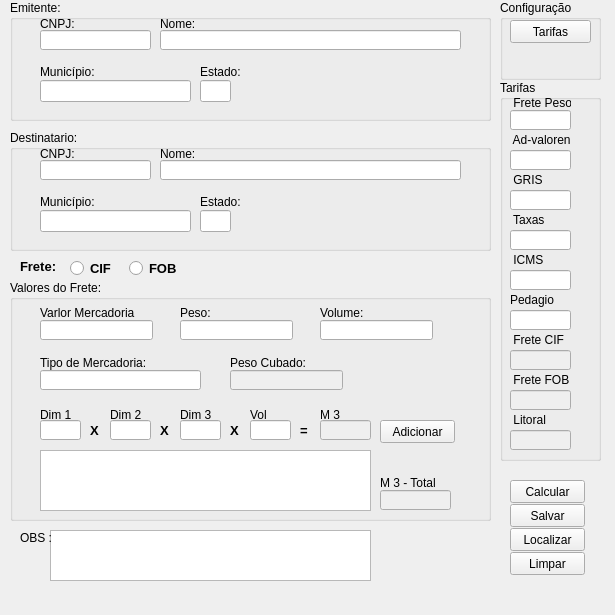
<?xml version="1.0" encoding="UTF-8"?>
<ui version="4.0">
 <class>frm_principal</class>
 <widget class="QMainWindow" name="frm_principal">
  <property name="geometry">
   <rect>
    <x>0</x>
    <y>0</y>
    <width>615</width>
    <height>615</height>
   </rect>
  </property>
  <property name="windowTitle">
   <string>Cotação</string>
  </property>
  <widget class="QWidget" name="centralwidget">
   <widget class="QPushButton" name="btn_limpa">
    <property name="geometry">
     <rect>
      <x>510</x>
      <y>552</y>
      <width>75</width>
      <height>23</height>
     </rect>
    </property>
    <property name="text">
     <string>Limpar</string>
    </property>
   </widget>
   <widget class="QPlainTextEdit" name="TextEdit">
    <property name="geometry">
     <rect>
      <x>50</x>
      <y>530</y>
      <width>321</width>
      <height>51</height>
     </rect>
    </property>
   </widget>
   <widget class="QLabel" name="label_20">
    <property name="geometry">
     <rect>
      <x>20</x>
      <y>530</y>
      <width>41</width>
      <height>16</height>
     </rect>
    </property>
    <property name="text">
     <string>OBS :</string>
    </property>
   </widget>
   <widget class="QGroupBox" name="gBox_valores">
    <property name="geometry">
     <rect>
      <x>10</x>
      <y>280</y>
      <width>481</width>
      <height>241</height>
     </rect>
    </property>
    <property name="title">
     <string>Valores do Frete:</string>
    </property>
    <widget class="QLineEdit" name="edt_valor_merc">
     <property name="geometry">
      <rect>
       <x>30</x>
       <y>40</y>
       <width>113</width>
       <height>20</height>
      </rect>
     </property>
    </widget>
    <widget class="QLineEdit" name="edt_peso">
     <property name="geometry">
      <rect>
       <x>170</x>
       <y>40</y>
       <width>113</width>
       <height>20</height>
      </rect>
     </property>
    </widget>
    <widget class="QLineEdit" name="edt_volume">
     <property name="geometry">
      <rect>
       <x>310</x>
       <y>40</y>
       <width>113</width>
       <height>20</height>
      </rect>
     </property>
    </widget>
    <widget class="QLineEdit" name="edit_tipo_merc">
     <property name="geometry">
      <rect>
       <x>30</x>
       <y>90</y>
       <width>161</width>
       <height>20</height>
      </rect>
     </property>
    </widget>
    <widget class="QLineEdit" name="edit_peso_cubo">
     <property name="enabled">
      <bool>false</bool>
     </property>
     <property name="geometry">
      <rect>
       <x>220</x>
       <y>90</y>
       <width>113</width>
       <height>20</height>
      </rect>
     </property>
    </widget>
    <widget class="QLineEdit" name="edt_dim1">
     <property name="geometry">
      <rect>
       <x>30</x>
       <y>140</y>
       <width>41</width>
       <height>20</height>
      </rect>
     </property>
    </widget>
    <widget class="QLineEdit" name="edt_dim2">
     <property name="geometry">
      <rect>
       <x>100</x>
       <y>140</y>
       <width>41</width>
       <height>20</height>
      </rect>
     </property>
    </widget>
    <widget class="QLineEdit" name="edt_dim3">
     <property name="geometry">
      <rect>
       <x>170</x>
       <y>140</y>
       <width>41</width>
       <height>20</height>
      </rect>
     </property>
    </widget>
    <widget class="QLineEdit" name="edit_vol">
     <property name="geometry">
      <rect>
       <x>240</x>
       <y>140</y>
       <width>41</width>
       <height>20</height>
      </rect>
     </property>
    </widget>
    <widget class="QLineEdit" name="edit_resultado_m3">
     <property name="enabled">
      <bool>false</bool>
     </property>
     <property name="geometry">
      <rect>
       <x>310</x>
       <y>140</y>
       <width>51</width>
       <height>20</height>
      </rect>
     </property>
    </widget>
    <widget class="QLineEdit" name="edt_total_m3">
     <property name="enabled">
      <bool>false</bool>
     </property>
     <property name="geometry">
      <rect>
       <x>370</x>
       <y>210</y>
       <width>71</width>
       <height>20</height>
      </rect>
     </property>
     <property name="acceptDrops">
      <bool>true</bool>
     </property>
     <property name="toolTip">
      <string/>
     </property>
     <property name="statusTip">
      <string/>
     </property>
    </widget>
    <widget class="QTableView" name="tableView">
     <property name="geometry">
      <rect>
       <x>30</x>
       <y>170</y>
       <width>331</width>
       <height>61</height>
      </rect>
     </property>
    </widget>
    <widget class="QLabel" name="label_10">
     <property name="geometry">
      <rect>
       <x>80</x>
       <y>142</y>
       <width>16</width>
       <height>16</height>
      </rect>
     </property>
     <property name="font">
      <font>
       <pointsize>10</pointsize>
       <weight>75</weight>
       <bold>true</bold>
      </font>
     </property>
     <property name="text">
      <string>X</string>
     </property>
    </widget>
    <widget class="QLabel" name="label_11">
     <property name="geometry">
      <rect>
       <x>150</x>
       <y>142</y>
       <width>16</width>
       <height>16</height>
      </rect>
     </property>
     <property name="font">
      <font>
       <pointsize>10</pointsize>
       <weight>75</weight>
       <bold>true</bold>
      </font>
     </property>
     <property name="text">
      <string>X</string>
     </property>
    </widget>
    <widget class="QLabel" name="label_12">
     <property name="geometry">
      <rect>
       <x>220</x>
       <y>142</y>
       <width>16</width>
       <height>16</height>
      </rect>
     </property>
     <property name="font">
      <font>
       <pointsize>10</pointsize>
       <weight>75</weight>
       <bold>true</bold>
      </font>
     </property>
     <property name="text">
      <string>X</string>
     </property>
    </widget>
    <widget class="QLabel" name="label_13">
     <property name="geometry">
      <rect>
       <x>290</x>
       <y>142</y>
       <width>16</width>
       <height>16</height>
      </rect>
     </property>
     <property name="font">
      <font>
       <pointsize>10</pointsize>
       <weight>75</weight>
       <bold>true</bold>
      </font>
     </property>
     <property name="text">
      <string>=</string>
     </property>
    </widget>
    <widget class="QLabel" name="label_14">
     <property name="geometry">
      <rect>
       <x>30</x>
       <y>128</y>
       <width>47</width>
       <height>13</height>
      </rect>
     </property>
     <property name="text">
      <string>Dim 1</string>
     </property>
    </widget>
    <widget class="QLabel" name="label_15">
     <property name="geometry">
      <rect>
       <x>100</x>
       <y>128</y>
       <width>47</width>
       <height>13</height>
      </rect>
     </property>
     <property name="text">
      <string>Dim 2</string>
     </property>
    </widget>
    <widget class="QLabel" name="label_16">
     <property name="geometry">
      <rect>
       <x>170</x>
       <y>128</y>
       <width>47</width>
       <height>13</height>
      </rect>
     </property>
     <property name="text">
      <string>Dim 3</string>
     </property>
    </widget>
    <widget class="QLabel" name="label_17">
     <property name="geometry">
      <rect>
       <x>240</x>
       <y>128</y>
       <width>47</width>
       <height>13</height>
      </rect>
     </property>
     <property name="text">
      <string>Vol</string>
     </property>
    </widget>
    <widget class="QLabel" name="label_18">
     <property name="geometry">
      <rect>
       <x>310</x>
       <y>128</y>
       <width>47</width>
       <height>13</height>
      </rect>
     </property>
     <property name="text">
      <string>M 3</string>
     </property>
    </widget>
    <widget class="QLabel" name="label_19">
     <property name="geometry">
      <rect>
       <x>370</x>
       <y>195</y>
       <width>61</width>
       <height>16</height>
      </rect>
     </property>
     <property name="text">
      <string>M 3 - Total</string>
     </property>
    </widget>
    <widget class="QPushButton" name="btn_adicionar">
     <property name="geometry">
      <rect>
       <x>370</x>
       <y>140</y>
       <width>75</width>
       <height>23</height>
      </rect>
     </property>
     <property name="text">
      <string>Adicionar</string>
     </property>
    </widget>
    <widget class="QLabel" name="label_21">
     <property name="geometry">
      <rect>
       <x>30</x>
       <y>25</y>
       <width>111</width>
       <height>16</height>
      </rect>
     </property>
     <property name="text">
      <string>Varlor Mercadoria</string>
     </property>
    </widget>
    <widget class="QLabel" name="label_22">
     <property name="geometry">
      <rect>
       <x>170</x>
       <y>25</y>
       <width>111</width>
       <height>16</height>
      </rect>
     </property>
     <property name="text">
      <string>Peso:</string>
     </property>
    </widget>
    <widget class="QLabel" name="label_23">
     <property name="geometry">
      <rect>
       <x>310</x>
       <y>25</y>
       <width>111</width>
       <height>16</height>
      </rect>
     </property>
     <property name="text">
      <string>Volume:</string>
     </property>
    </widget>
    <widget class="QLabel" name="label_24">
     <property name="geometry">
      <rect>
       <x>30</x>
       <y>75</y>
       <width>111</width>
       <height>16</height>
      </rect>
     </property>
     <property name="text">
      <string>Tipo de Mercadoria:</string>
     </property>
    </widget>
    <widget class="QLabel" name="label_25">
     <property name="geometry">
      <rect>
       <x>220</x>
       <y>75</y>
       <width>111</width>
       <height>16</height>
      </rect>
     </property>
     <property name="text">
      <string>Peso Cubado:</string>
     </property>
    </widget>
   </widget>
   <widget class="QPushButton" name="btn_calcula">
    <property name="geometry">
     <rect>
      <x>510</x>
      <y>480</y>
      <width>75</width>
      <height>23</height>
     </rect>
    </property>
    <property name="text">
     <string>Calcular</string>
    </property>
   </widget>
   <widget class="QGroupBox" name="gBox_emitente">
    <property name="geometry">
     <rect>
      <x>10</x>
      <y>0</y>
      <width>481</width>
      <height>121</height>
     </rect>
    </property>
    <property name="title">
     <string>Emitente:</string>
    </property>
    <widget class="QLineEdit" name="edt_cnpj_emit">
     <property name="geometry">
      <rect>
       <x>30</x>
       <y>30</y>
       <width>111</width>
       <height>20</height>
      </rect>
     </property>
     <property name="text">
      <string/>
     </property>
    </widget>
    <widget class="QLineEdit" name="edt_nome_emit">
     <property name="geometry">
      <rect>
       <x>150</x>
       <y>30</y>
       <width>301</width>
       <height>20</height>
      </rect>
     </property>
    </widget>
    <widget class="QLabel" name="label">
     <property name="geometry">
      <rect>
       <x>30</x>
       <y>17</y>
       <width>47</width>
       <height>13</height>
      </rect>
     </property>
     <property name="text">
      <string>CNPJ:</string>
     </property>
    </widget>
    <widget class="QLabel" name="label_2">
     <property name="geometry">
      <rect>
       <x>150</x>
       <y>17</y>
       <width>47</width>
       <height>13</height>
      </rect>
     </property>
     <property name="text">
      <string>Nome:</string>
     </property>
    </widget>
    <widget class="QLabel" name="label_3">
     <property name="geometry">
      <rect>
       <x>30</x>
       <y>64</y>
       <width>61</width>
       <height>16</height>
      </rect>
     </property>
     <property name="text">
      <string>Município:</string>
     </property>
    </widget>
    <widget class="QLabel" name="label_4">
     <property name="geometry">
      <rect>
       <x>190</x>
       <y>64</y>
       <width>51</width>
       <height>16</height>
      </rect>
     </property>
     <property name="text">
      <string>Estado:</string>
     </property>
    </widget>
    <widget class="QLineEdit" name="edt_cidade_emit">
     <property name="geometry">
      <rect>
       <x>30</x>
       <y>80</y>
       <width>151</width>
       <height>22</height>
      </rect>
     </property>
    </widget>
    <widget class="QLineEdit" name="edt_estado_emit">
     <property name="geometry">
      <rect>
       <x>190</x>
       <y>80</y>
       <width>31</width>
       <height>22</height>
      </rect>
     </property>
     <property name="text">
      <string/>
     </property>
    </widget>
   </widget>
   <widget class="QGroupBox" name="gBox_destinataio">
    <property name="geometry">
     <rect>
      <x>10</x>
      <y>130</y>
      <width>481</width>
      <height>121</height>
     </rect>
    </property>
    <property name="title">
     <string>Destinatario:</string>
    </property>
    <widget class="QLineEdit" name="edt_cnpj_dest">
     <property name="geometry">
      <rect>
       <x>30</x>
       <y>30</y>
       <width>111</width>
       <height>20</height>
      </rect>
     </property>
     <property name="text">
      <string/>
     </property>
    </widget>
    <widget class="QLineEdit" name="edt_nome_dest">
     <property name="geometry">
      <rect>
       <x>150</x>
       <y>30</y>
       <width>301</width>
       <height>20</height>
      </rect>
     </property>
    </widget>
    <widget class="QLabel" name="label_5">
     <property name="geometry">
      <rect>
       <x>30</x>
       <y>17</y>
       <width>47</width>
       <height>13</height>
      </rect>
     </property>
     <property name="text">
      <string>CNPJ:</string>
     </property>
    </widget>
    <widget class="QLabel" name="label_6">
     <property name="geometry">
      <rect>
       <x>150</x>
       <y>17</y>
       <width>47</width>
       <height>13</height>
      </rect>
     </property>
     <property name="text">
      <string>Nome:</string>
     </property>
    </widget>
    <widget class="QLabel" name="label_7">
     <property name="geometry">
      <rect>
       <x>30</x>
       <y>64</y>
       <width>61</width>
       <height>16</height>
      </rect>
     </property>
     <property name="text">
      <string>Município:</string>
     </property>
    </widget>
    <widget class="QLabel" name="label_8">
     <property name="geometry">
      <rect>
       <x>190</x>
       <y>64</y>
       <width>51</width>
       <height>16</height>
      </rect>
     </property>
     <property name="text">
      <string>Estado:</string>
     </property>
    </widget>
   </widget>
   <widget class="QRadioButton" name="rbtn_fob">
    <property name="geometry">
     <rect>
      <x>129</x>
      <y>260</y>
      <width>71</width>
      <height>17</height>
     </rect>
    </property>
    <property name="font">
     <font>
      <pointsize>10</pointsize>
      <weight>75</weight>
      <bold>true</bold>
     </font>
    </property>
    <property name="text">
     <string>FOB</string>
    </property>
   </widget>
   <widget class="QGroupBox" name="gBox_configura">
    <property name="geometry">
     <rect>
      <x>500</x>
      <y>0</y>
      <width>101</width>
      <height>80</height>
     </rect>
    </property>
    <property name="title">
     <string>Configuração</string>
    </property>
    <widget class="QPushButton" name="btn_tarifa">
     <property name="geometry">
      <rect>
       <x>10</x>
       <y>20</y>
       <width>81</width>
       <height>23</height>
      </rect>
     </property>
     <property name="text">
      <string>Tarifas</string>
     </property>
    </widget>
   </widget>
   <widget class="QLabel" name="label_9">
    <property name="geometry">
     <rect>
      <x>20</x>
      <y>260</y>
      <width>47</width>
      <height>13</height>
     </rect>
    </property>
    <property name="font">
     <font>
      <pointsize>10</pointsize>
      <weight>75</weight>
      <bold>true</bold>
     </font>
    </property>
    <property name="text">
     <string>Frete:</string>
    </property>
   </widget>
   <widget class="QRadioButton" name="rbtn_cif">
    <property name="geometry">
     <rect>
      <x>70</x>
      <y>260</y>
      <width>71</width>
      <height>17</height>
     </rect>
    </property>
    <property name="font">
     <font>
      <pointsize>10</pointsize>
      <weight>75</weight>
      <bold>true</bold>
     </font>
    </property>
    <property name="text">
     <string>CIF</string>
    </property>
   </widget>
   <widget class="QPushButton" name="btn_localizar">
    <property name="geometry">
     <rect>
      <x>510</x>
      <y>528</y>
      <width>75</width>
      <height>23</height>
     </rect>
    </property>
    <property name="text">
     <string>Localizar</string>
    </property>
   </widget>
   <widget class="QGroupBox" name="groupBox_3">
    <property name="geometry">
     <rect>
      <x>500</x>
      <y>80</y>
      <width>101</width>
      <height>381</height>
     </rect>
    </property>
    <property name="title">
     <string>Tarifas</string>
    </property>
    <widget class="QLineEdit" name="edt_fpeso">
     <property name="geometry">
      <rect>
       <x>10</x>
       <y>30</y>
       <width>61</width>
       <height>20</height>
      </rect>
     </property>
    </widget>
    <widget class="QLineEdit" name="edt_ad">
     <property name="geometry">
      <rect>
       <x>10</x>
       <y>70</y>
       <width>61</width>
       <height>20</height>
      </rect>
     </property>
    </widget>
    <widget class="QLineEdit" name="edt_gris">
     <property name="geometry">
      <rect>
       <x>10</x>
       <y>110</y>
       <width>61</width>
       <height>20</height>
      </rect>
     </property>
    </widget>
    <widget class="QLineEdit" name="edt_taxas">
     <property name="geometry">
      <rect>
       <x>10</x>
       <y>150</y>
       <width>61</width>
       <height>20</height>
      </rect>
     </property>
    </widget>
    <widget class="QLineEdit" name="edt_icms">
     <property name="geometry">
      <rect>
       <x>10</x>
       <y>190</y>
       <width>61</width>
       <height>20</height>
      </rect>
     </property>
    </widget>
    <widget class="QLineEdit" name="edt_frete_cif">
     <property name="enabled">
      <bool>false</bool>
     </property>
     <property name="geometry">
      <rect>
       <x>10</x>
       <y>270</y>
       <width>61</width>
       <height>20</height>
      </rect>
     </property>
    </widget>
    <widget class="QLineEdit" name="edt_frete_fob">
     <property name="enabled">
      <bool>false</bool>
     </property>
     <property name="geometry">
      <rect>
       <x>10</x>
       <y>310</y>
       <width>61</width>
       <height>20</height>
      </rect>
     </property>
    </widget>
    <widget class="QLineEdit" name="edt_frete_litoral">
     <property name="enabled">
      <bool>false</bool>
     </property>
     <property name="geometry">
      <rect>
       <x>10</x>
       <y>350</y>
       <width>61</width>
       <height>20</height>
      </rect>
     </property>
    </widget>
    <widget class="QLabel" name="label_37">
     <property name="geometry">
      <rect>
       <x>10</x>
       <y>13</y>
       <width>61</width>
       <height>20</height>
      </rect>
     </property>
     <property name="text">
      <string> Frete Peso</string>
     </property>
    </widget>
    <widget class="QLabel" name="label_38">
     <property name="geometry">
      <rect>
       <x>10</x>
       <y>50</y>
       <width>61</width>
       <height>20</height>
      </rect>
     </property>
     <property name="text">
      <string> Ad-valoren</string>
     </property>
    </widget>
    <widget class="QLabel" name="label_41">
     <property name="geometry">
      <rect>
       <x>10</x>
       <y>90</y>
       <width>61</width>
       <height>20</height>
      </rect>
     </property>
     <property name="text">
      <string> GRIS</string>
     </property>
    </widget>
    <widget class="QLabel" name="label_42">
     <property name="geometry">
      <rect>
       <x>10</x>
       <y>130</y>
       <width>61</width>
       <height>20</height>
      </rect>
     </property>
     <property name="text">
      <string> Taxas</string>
     </property>
    </widget>
    <widget class="QLabel" name="label_43">
     <property name="geometry">
      <rect>
       <x>10</x>
       <y>170</y>
       <width>61</width>
       <height>20</height>
      </rect>
     </property>
     <property name="text">
      <string> ICMS</string>
     </property>
    </widget>
    <widget class="QLabel" name="label_44">
     <property name="geometry">
      <rect>
       <x>10</x>
       <y>250</y>
       <width>61</width>
       <height>20</height>
      </rect>
     </property>
     <property name="text">
      <string> Frete CIF</string>
     </property>
    </widget>
    <widget class="QLabel" name="label_45">
     <property name="geometry">
      <rect>
       <x>10</x>
       <y>290</y>
       <width>61</width>
       <height>20</height>
      </rect>
     </property>
     <property name="text">
      <string> Frete FOB</string>
     </property>
    </widget>
    <widget class="QLabel" name="label_46">
     <property name="geometry">
      <rect>
       <x>10</x>
       <y>330</y>
       <width>61</width>
       <height>20</height>
      </rect>
     </property>
     <property name="text">
      <string> Litoral</string>
     </property>
    </widget>
    <widget class="QLineEdit" name="edt_pedag">
     <property name="geometry">
      <rect>
       <x>10</x>
       <y>230</y>
       <width>61</width>
       <height>20</height>
      </rect>
     </property>
    </widget>
    <widget class="QLabel" name="label_47">
     <property name="geometry">
      <rect>
       <x>10</x>
       <y>210</y>
       <width>61</width>
       <height>20</height>
      </rect>
     </property>
     <property name="text">
      <string>Pedagio</string>
     </property>
    </widget>
   </widget>
   <widget class="QPushButton" name="btn_salvar">
    <property name="geometry">
     <rect>
      <x>510</x>
      <y>504</y>
      <width>75</width>
      <height>23</height>
     </rect>
    </property>
    <property name="text">
     <string>Salvar</string>
    </property>
   </widget>
   <widget class="QLineEdit" name="edt_cidade_dest">
    <property name="geometry">
     <rect>
      <x>40</x>
      <y>210</y>
      <width>151</width>
      <height>22</height>
     </rect>
    </property>
   </widget>
   <widget class="QLineEdit" name="edt_estado_dest">
    <property name="geometry">
     <rect>
      <x>200</x>
      <y>210</y>
      <width>31</width>
      <height>22</height>
     </rect>
    </property>
    <property name="text">
     <string/>
    </property>
   </widget>
  </widget>
  <widget class="QMenuBar" name="menubar">
   <property name="geometry">
    <rect>
     <x>0</x>
     <y>0</y>
     <width>615</width>
     <height>26</height>
    </rect>
   </property>
  </widget>
 </widget>
 <tabstops>
  <tabstop>edt_cnpj_emit</tabstop>
  <tabstop>edt_nome_emit</tabstop>
  <tabstop>edt_cidade_emit</tabstop>
  <tabstop>edt_estado_emit</tabstop>
  <tabstop>edt_cnpj_dest</tabstop>
  <tabstop>edt_nome_dest</tabstop>
  <tabstop>edt_cidade_dest</tabstop>
  <tabstop>edt_estado_dest</tabstop>
  <tabstop>rbtn_cif</tabstop>
  <tabstop>rbtn_fob</tabstop>
  <tabstop>edt_valor_merc</tabstop>
  <tabstop>edt_peso</tabstop>
  <tabstop>edt_volume</tabstop>
  <tabstop>edit_tipo_merc</tabstop>
  <tabstop>edit_peso_cubo</tabstop>
  <tabstop>edt_dim1</tabstop>
  <tabstop>edt_dim2</tabstop>
  <tabstop>edt_dim3</tabstop>
  <tabstop>edit_vol</tabstop>
  <tabstop>edit_resultado_m3</tabstop>
  <tabstop>btn_adicionar</tabstop>
  <tabstop>btn_calcula</tabstop>
  <tabstop>btn_salvar</tabstop>
  <tabstop>btn_localizar</tabstop>
  <tabstop>btn_limpa</tabstop>
  <tabstop>btn_tarifa</tabstop>
  <tabstop>tableView</tabstop>
  <tabstop>TextEdit</tabstop>
  <tabstop>edt_frete_litoral</tabstop>
  <tabstop>edt_frete_fob</tabstop>
  <tabstop>edt_icms</tabstop>
  <tabstop>edt_taxas</tabstop>
  <tabstop>edt_total_m3</tabstop>
  <tabstop>edt_pedag</tabstop>
  <tabstop>edt_ad</tabstop>
  <tabstop>edt_frete_cif</tabstop>
  <tabstop>edt_gris</tabstop>
  <tabstop>edt_fpeso</tabstop>
 </tabstops>
 <resources/>
 <connections/>
</ui>
